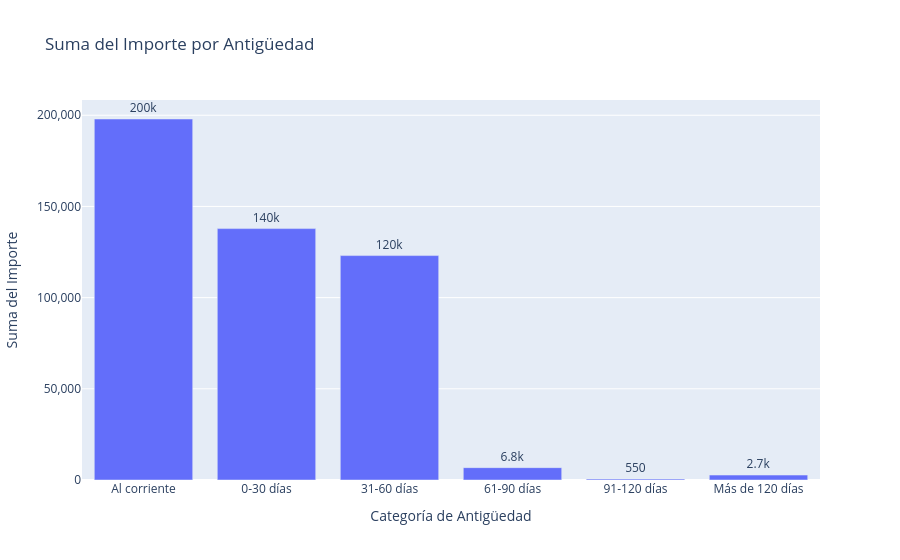

This figure's notebook cell:
### Code cell
# Convertir la columna 'Suma del Importe' de vuelta a valores numéricos
resultados['Suma del Importe'] = resultados['Suma del Importe'].str.replace(',', '').astype(float)

# Crear un gráfico de barras agrupadas
fig = px.bar(resultados, x='Categoría de Antigüedad', y='Suma del Importe', 
             title='Suma del Importe por Antigüedad', text='Suma del Importe')

fig.update_layout(barmode='group')
fig.update_traces(texttemplate='%{text:.2s}', textposition='outside')  # Mostrar valores en el gráfico

# Formatear el eje y con separadores de miles
fig.update_layout(yaxis_tickformat=',d')

fig.show()

### Figure 1 — Plotly figure (JSON) as saved in the notebook; plotly's stock layout.template omitted (floating-point values rounded to 4 significant figures)
{"data": [{"hovertemplate": "Categoría de Antigüedad=%{x}<br>Suma del Importe=%{text}<extra></extra>", "legendgroup": "", "marker": {"color": "#636efa", "pattern": {"shape": ""}}, "name": "", "orientation": "v", "showlegend": false, "text": [197900.0, 137800.0, 123100.0, 6770.0, 549.0, 2706.0], "textposition": "outside", "texttemplate": "%{text:.2s}", "type": "bar", "x": ["Al corriente", "0-30 días", "31-60 días", "61-90 días", "91-120 días", "Más de 120 días"], "xaxis": "x", "y": [197900.0, 137800.0, 123100.0, 6770.0, 549.0, 2706.0], "yaxis": "y"}], "layout": {"barmode": "group", "legend": {"tracegroupgap": 0}, "title": {"text": "Suma del Importe por Antigüedad"}, "xaxis": {"anchor": "y", "domain": [0, 1], "title": {"text": "Categoría de Antigüedad"}}, "yaxis": {"anchor": "x", "domain": [0, 1], "tickformat": ",d", "title": {"text": "Suma del Importe"}}}}
